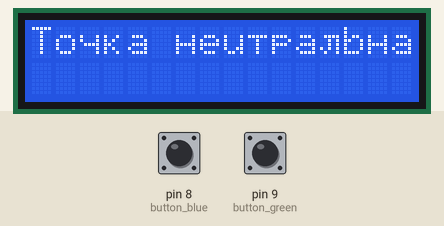
The sketch below on a simulated Arduino Uno, built with avr-gcc and run on an emulated ATmega328P. On the bench: 16×2 character LCD. The test bench sets the inputs (shaded band); at power-on: pin 8 (button_blue) LOW, pin 9 (button_green) LOW.

Above: at 1.3 s.
1.4 s: pin 8 (button_blue) pulled HIGH for 1.25 s
At 2.6 s:
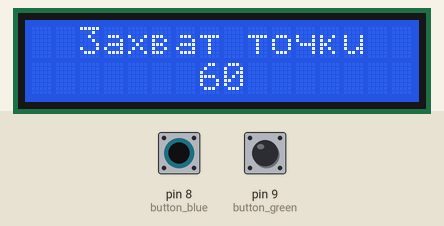
At 3.8 s:
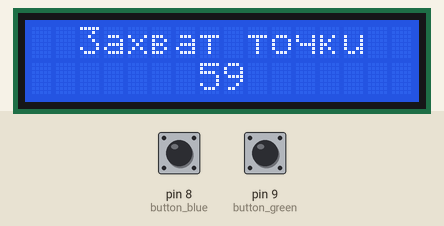
Timing chart, 0 to 5.3 s (numbered marks = the images above; inputs shaded):
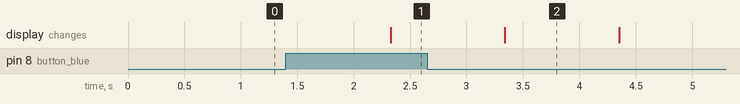

The sketch:

airsoft_point_22222.ino
```cpp
//Для работы необходима установка библиотеки LiquidCrystal_I2C
//
#include <Wire.h>
#include <LiquidCrystal_I2C.h>
int lcd_col = 16; //Количество символов в одном ряду экрана LCD
unsigned long prev_ms = 0; //ХЗ что это
int print_sw_1 = 0; //ХЗ что это
int sw_st = 0;  //Сторона которая удерживает точку Синие - 1 зеленые - 2
int timer_sw = 10; //Таймер включения
//int storona = 0; //Текущая сторона владеющая точкой
int prev_storona = 0; //Сторона которая владела точкой до начала захвата
int button_blue = 8; //Пин подключения кнопки Синей стороны
int button_green = 9; //Пин подключения кнопки Зеленой стороны
long timer_score_default = 300; //Количество секунд требуемое для удержания точки
long timer_score = timer_score_default; //Количество секунд требуемое для удержания точки
int timer_zahvat_default = 60; //Количество секунд необходимое для захвата точки
//int timer_zahvat = timer_zahvat_default; //Количество секунд необходимое для захвата точки
int score_blue = 0; //Количество очков синей стороны
int score_green = 0;  //Количество очков зеленой стороны
LiquidCrystal_I2C lcd(0x3F,lcd_col,2); // Инициация дисплея
byte ch[8] = {  //Инициирование буквы "ч"
  B00000,
  B00000,
  B10001,
  B10001,
  B01111,
  B00001,
  B00001,
  B00000
};
byte k[8] = { //Инициирование буквы "к"
  B00000,
  B00000,
  B10010,
  B10100,
  B11000,
  B10100,
  B10010,
  B00000
};
byte n[8] = { //Инициирование буквы "н"
  B00000,
  B00000,
  B10001,
  B10001,
  B11111,
  B10001,
  B10001,
  B00000
};
byte t[8] = { //Инициирование буквы "т"
  B00000,
  B00000,
  B11111,
  B00100,
  B00100,
  B00100,
  B00100,
  B00000
};
byte l[8] = {//Инициирование буквы "л"
  B00000,
  B00000,
  B01111,
  B00101,
  B00101,
  B10101,
  B01001,
  B00000
};
byte v[8] = {//Инициирование буквы "в"
  B00000,
  B00000,
  B11100,
  B10010,
  B11100,
  B10010,
  B11100,
  B00000
};
byte z[8] = { //Инициирование буквы "з"
  B00000,
  B00000,
  B11110,
  B00001,
  B00110,
  B00001,
  B11110,
  B00000
};
byte bl[8] = {  //Инициирование буквы "ы"
  B00000,
  B00000,
  B10001,
  B10001,
  B11101,
  B10011,
  B11101,
  B00000
};
void setup() {
  pinMode(button_blue, INPUT); //Инициируем кнопку синих
  pinMode(button_green, INPUT); //Инициируем кнопку зеленых
  lcd.begin(lcd_col,2);
  lcd.init();
  lcd.createChar(16, ch);  //Инициируем алфавит
  lcd.createChar(1, k);
  lcd.createChar(2, n);
  lcd.createChar(3, t);
  lcd.createChar(4, l);
  lcd.createChar(5, v);
  lcd.createChar(6, z);
  lcd.createChar(7, bl);
  lcd.backlight();  //Включаем подсветку
}


void loop()
{
if(sw_st!=0) //Если точка кому-то принадлежит
  {
    say_tochka_zahvachena(0,0); //Написать что она захвачена
    if(sw_st == 1)  //Если Синие
    {
      say_sinie(0,1); //Написать синие
      clean_sim(9,1);
      lcd.setCursor(9,1);
      lcd.print(score_blue);  //И количество очков
    } else {
      say_zelenie(0,1); //Написать зеленые
      clean_sim(9,1);
      lcd.setCursor(9,1);
      lcd.print(score_green); //И количество очков
    }
    if(timer_score>0) //Если таймер больше 0
    {
      timer_score--;  //Уменьшить таймер на 1
      lcd.setCursor(12,1);
      lcd.print(timer_score); //напечатать количество секунд до захвата
    } else {  //Если таймер 0
      if(sw_st == 1){ //Если удерживают синие
        score_blue++; //Приплюсовать им 1 очко
        timer_score = timer_score_default;  //Сбросить таймер
      } else {  //Если удерживают зеленые
        score_green++;//Приплюсовать им 1 очко
        timer_score = timer_score_default;//Сбросить таймер
      }
    }
    delay(1000);
    if_btn();  //Проверить нажатие кнопки
  } else {
    say_neitral(0,0); //Напечатать точка нейтральна
    if_btn();  //Проверить нажатие кнопки
    delay(1000);
  }
}
void zahvat(int st){
  lcd.clear();
  int prev_st = sw_st;
  say_zahvat_tochki(2,0);
  int timer = timer_zahvat_default;
  while(timer>0){
    if((digitalRead(button_blue)==HIGH)&&(prev_st==1)){
      return;
    }
    if((digitalRead(button_green)==HIGH)&&(prev_st==2)){
      return;
    }
    clean_sim(7,1);
    lcd.setCursor(7, 1);
    lcd.print(timer);
    delay(1000);
    timer--;
  }
  sw_st = st;
}
void clean_sim(int a, int b){
  lcd.setCursor (a, b);
  char Str[lcd_col-a];
  for(int i = 0; i < lcd_col-a; i++){
    Str[i]=' ';
  }
  lcd.print(Str);
}
void say_zahvat_tochki(int a, int b){
  clean_sim(a, b);
  lcd.setCursor(a, b);
  lcd.print("3ax");
  lcd.print(char(5));
  lcd.print("a");
  lcd.print(char(3));
  lcd.print(" ");
  lcd.print(char(3));
  lcd.print("o");
  lcd.print(char(0));
  lcd.print(char(1));
  lcd.print("u");
}

void say_tochka_zahvachena(int a, int b){
  clean_sim(a, b);
  lcd.setCursor(a, b);
  lcd.print("To");
  lcd.print(char(0));
  lcd.print(char(1));
  lcd.print("a");
  lcd.print(" ");
  lcd.print(char(6));
  lcd.print("ax");
  lcd.print(char(5));
  lcd.print("a");
  lcd.print(char(0));
  lcd.print("e");
  lcd.print(char(2));
  lcd.print("a:");
}
void say_sinie(int a, int b){
  clean_sim(a, b);
  lcd.setCursor(a, b);
  lcd.print("Cu");
  lcd.print(char(2));
  lcd.print("ue");
}
void say_neitral(int a, int b){
  lcd.clear();
  lcd.setCursor(a, b);
  lcd.print("To");
  lcd.print(char(0));
  lcd.print(char(1));
  lcd.print("a ");
  lcd.print(char(2));
  lcd.print("eu");
  lcd.print(char(3));
  lcd.print("pa");
  lcd.print(char(4));
  lcd.print("b");
  lcd.print(char(2));
  lcd.print("a");
  lcd.setCursor(0, 1);
  lcd.print("                ");
}
void say_zelenie(int a, int b){
  clean_sim(a, b);
  lcd.setCursor(a, b);
  lcd.print("3e");
  lcd.print(char(4));
  lcd.print("e");
  lcd.print(char(2));
  lcd.print(char(7));
  lcd.print("e");
}
void if_btn(){
  if ((digitalRead(button_blue)==HIGH)||(digitalRead(button_green)==HIGH)){
    if ((digitalRead(button_blue)==HIGH)&&(sw_st!=1)){
      zahvat(1);
    } else if ((digitalRead(button_green)==HIGH)&&(sw_st!=2)){
      zahvat(2);
    }
  }
}
```

Measured:
- after the input at 1.4 s, the display: changes after 0.93 s (image 1)
